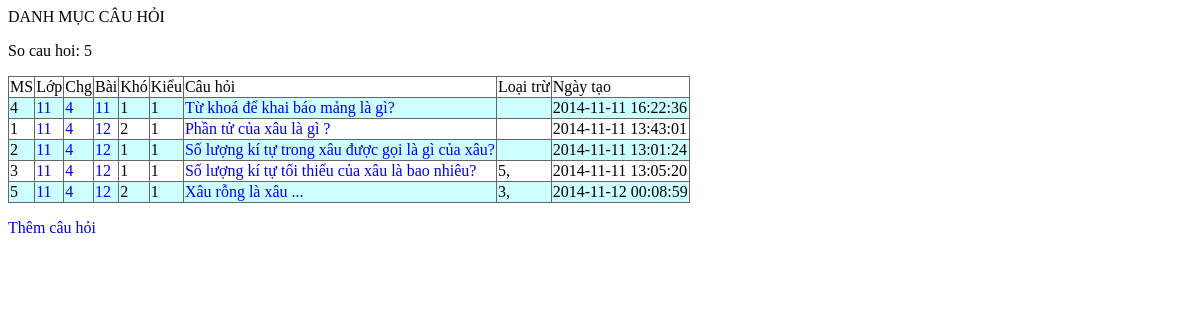
/qli/cauhoi.php, run on the app's committed database.
### tables this page shows
CREATE TABLE IF NOT EXISTS `tn_cauhoi` (
  `maso` int(11) unsigned NOT NULL AUTO_INCREMENT,
  `lop` tinyint(2) DEFAULT '10' COMMENT 'Khối lớp',
  `chuong` tinyint(1) DEFAULT '0' COMMENT 'Chương mấy',
  `bai` tinyint(1) DEFAULT '0' COMMENT 'Bài mấy',
  `dokho` tinyint(1) NOT NULL DEFAULT '1' COMMENT 'Độ khó 1 2 3 4 5',
  `kieu` tinyint(1) NOT NULL DEFAULT '1' COMMENT 'Kiểu 1 = trắc nghiệm',
  `noidung` varchar(250) NOT NULL,
  `loaitru` varchar(200) NOT NULL COMMENT 'Loại trừ các câu hỏi tương tự',
  `kichhoat` tinyint(1) NOT NULL DEFAULT '1' COMMENT 'Sử dụng hay không',
  `ngaylam` timestamp NOT NULL DEFAULT CURRENT_TIMESTAMP,
  PRIMARY KEY (`maso`)
);

### qli/cauhoi.php (the view, shortened to what this page needs)
<html>
<head><title>Quản lí câu hỏi</title>
<link rel='stylesheet' type='text/css' href='mystyles.css' media='screen' />
<?php
echo "</head><body>";
$bbcodes=["b","i","u","sub","sup","code","pre","color","img","url","br","size"];
$khoic = isset($_GET['khoi']) ? $_GET['khoi'] : "";
$baic = isset($_GET['bai']) ? $_GET['bai'] : "";
$chuongc = isset($_GET['chuong']) ? $_GET['chuong'] : "";
$huong = ($khoic?"&khoi=$khoic":"").($chuongc?"&chuong=$chuongc":"").($baic?"&bai=$baic":"");
if (!isset($_GET['act'])) {
	$act = "view";
}
else
	$act = $_GET['act'];
	if ($act=="add") {
		echo "<div id='tieude'>THÊM CÂU HỎI </div>";
		if (isset($_POST['addnew'])) {
			$tieude = mysql_real_escape_string($_POST['cauhoi']);
			$loaitru=$_POST['loaitru'];
			$sudung=(isset($_POST['sudung'])?"1":"0");
			$khoi = $_POST['khoilop'];
			$chuong = $_POST['chuong'];
			$bai = $_POST['bai'];
			$kieu = $_POST['kieu'];
			$dokho = $_POST['dokho'];
			$sql= "insert into tn_cauhoi (lop,chuong,bai,dokho,kieu,noidung,kichhoat,ngaylam) value ('$khoi','$chuong','$bai','$dokho','$kieu','$tieude','$sudung',NOW())";
			if (defined("DEBUG")) echo $sql."<br/>";
			$result = mysql_query($sql) or die (mysql_error());
			if ($result) {
				echo "THÀNH CÔNG";
				$idmoi=mysql_insert_id();
				if ($loaitru) {
					$caus = explode(",", $loaitru);
					foreach ($caus as $cau) {
						if ($cau)
							themloaitru($idmoi,$cau);
					}
				}
				redirect("?act=view&id=$idmoi",1);
			} else {
				echo "THẤT BẠI";
				redirect("?x$huong",2);
			}
		}
		else {
			echo "<div><form action='?act=add' method='post'>";
			echo "Nội dung câu hỏi <br/><textarea cols='80' id='cauhoichinh' class='ckeditor' name='cauhoi' rows='4'></textarea><br/>";
			for ($i=0; $i<count($bbcodes);$i++) {
				echo "<span class='bbcode'>[".$bbcodes[$i]."]</span>";
			}
			echo "<p>Loại trừ với các câu hỏi: <input type='text' name='loaitru' /></p>";
			echo "<p>Sử dụng? <input type='checkbox' checked name='sudung' /></p>";
			echo "<p>Khối lớp: <input type='text' name='khoilop' size='2' value='$khoic'/> . . Chương: <input type='text' name='chuong' size='2' value='$chuongc'/>... Bài: <input type='text' name='bai' size='2' value='$baic'/></p>";
			echo "<p>Kiểu: <select name='kieu'><option value=1>Trắc nghiệm 1 lựa chọn</option><option value=2>Điền vào chỗ trống</option></select>. ";
			echo "Độ khó: <select name='dokho'><option>1</option><option>2</option><option>3</option><option>4</option><option>5</option></select>. </p>";
			echo "<p><input type ='submit' name='addnew' value='Thêm vào'></p>";
			echo "</form></div>";
		}
	}
	else if ($act=="delete") {
		if (isset($_GET['id'])) xoacauhoi($_GET['id']);
		redirect("?x$huong",1);
	}
	else if ($act=="clone") {
		if (isset($_GET['id'])) nhandoicauhoi($_GET['id'],isset($_GET['traloi']));
	}
	else {
		if (isset($_GET['id'])) {
			echo "CÂU HỎI<hr/>";
			xemcauhoi($_GET['id']);
		}
		else {
			lietkecauhoi($khoic,$chuongc,$baic);
		}
	}
echo "</body></html>";
function lietkecauhoi($ckhoi,$cchuong,$cbai){
	echo "<div id='tieude'>DANH MỤC CÂU HỎI </div>";
	$sql="";
	$sql="select * from tn_cauhoi " . $sql ." order by lop,chuong,bai";
	$result = mysql_query($sql) or die(mysql_error());
	if ($soluong=mysql_num_rows($result)) {
		echo "<p> So cau hoi: ".$soluong . "</p>";
		$i=1;
		echo "<table><tr><td>MS</td><td>Lớp</td><td>Chg</td><td>Bài</td><td>Khó</td><td>Kiểu</td><td>Câu hỏi</td><td>Loại trừ</td><td>Ngày tạo</td></tr>\n";
		while ($data = mysql_fetch_array($result)){
			echo "<tr class='row$i'>";
			echo "<td>".$data['maso']."</td>";
			echo "<td><a href='?khoi=".$data['lop']."'>".$data['lop']."</a></td>";
			echo "<td><a href='?khoi=".$data['lop']."&chuong=".$data['chuong']."'>".$data['chuong']."</a></td>";
			echo "<td><a href='?khoi=".$data['lop']."&chuong=".$data['chuong']."&bai=".$data['bai']."'>".$data['bai']."</a></td>";
			echo "<td>".$data['dokho']."</td>";
			echo "<td>".$data['kieu']."</td>";
			echo "<td>".($data['kichhoat']?"":"<strike>")."<a href='?act=view&id=".$data['maso']."' target='xemcauhoi'>".$data['noidung']."</a>".($data['kichhoat']?"":"</strike>")."</td>";
			echo "<td>".dsloaitru($data['maso'])."</td>";
			echo "<td>".$data['ngaylam']."</td>";
			echo "<tr>";
			$i=1-$i;
		}
		echo "</table>";
	} else {
		echo "<div class='thongbao'>Không có câu hỏi nào</div>";
	}
	echo "<p><a href='?act=add".($ckhoi?"&khoi=$ckhoi":"").($cchuong?"&chuong=$cchuong":"").($cbai?"&bai=$cbai":"")."' target='xemcauhoi'>Thêm câu hỏi</a></p>";
}
function dsloaitru($chocau) {
	$sql="select * from tn_loaitru where cau1='".$chocau."' or cau2='".$chocau."'";
	$ret=mysql_query($sql) or die(mysql_error());
	$ds="";
	if (mysql_num_rows($ret)) {
		while ($cau=mysql_fetch_array($ret)) {
			if ($cau['cau1']==$chocau) {
				$ds.=$cau['cau2'].",";
			} else {
				$ds.=$cau['cau1'].",";
			}
		}
	}
	return $ds;
}
?>

### qli/mystyles.css (style rules this page uses)
table { border-width: 1px; border-color: #666666; border-collapse: collapse; }
table td { border-width: 1px; border-style: solid; border-color: #666666; }
tr.row0 { background-color: #FFF; }
tr.row1 { background-color: #CFF; }
a { text-decoration: none; }

### data on the page
tn_cauhoi: maso "4", lop "11", chuong "4", bai "11", dokho "1", kieu "1", noidung "Từ khoá để khai báo mảng là gì?", ngaylam "2014-11-11 16:22:36"
tn_cauhoi: maso "1", lop "11", chuong "4", bai "12", dokho "2", kieu "1", noidung "Phần tử của xâu là gì ?", ngaylam "2014-11-11 13:43:01"
tn_cauhoi: maso "2", lop "11", chuong "4", bai "12", dokho "1", kieu "1", noidung "Số lượng kí tự trong xâu được gọi là gì của xâu?", ngaylam "2014-11-11 13:01:24"
tn_cauhoi: maso "3", lop "11", chuong "4", bai "12", dokho "1", kieu "1", noidung "Số lượng kí tự tối thiểu của xâu là bao nhiêu?", maso "5,", ngaylam "2014-11-11 13:05:20"
tn_cauhoi: maso "5", lop "11", chuong "4", bai "12", dokho "2", kieu "1", noidung "Xâu rỗng là xâu ...", maso "3,", ngaylam "2014-11-12 00:08:59"

### other printed values
$soluong "5"
